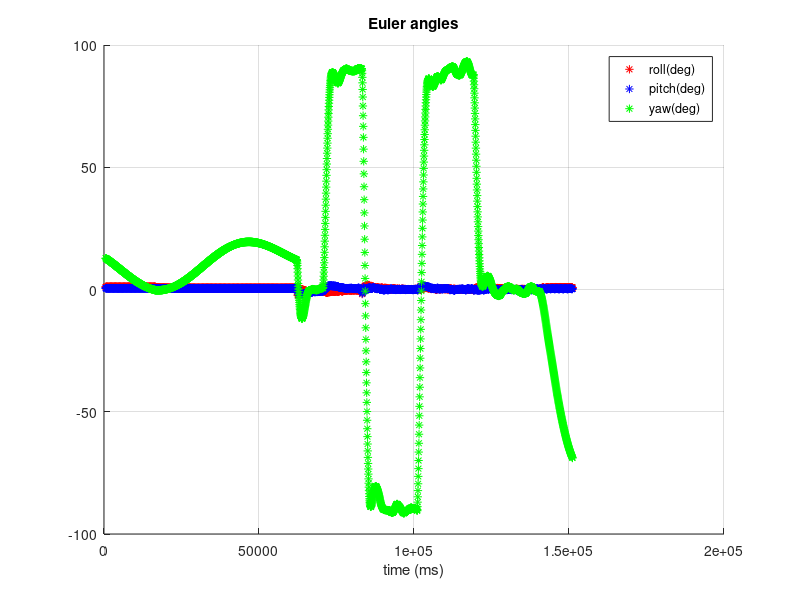
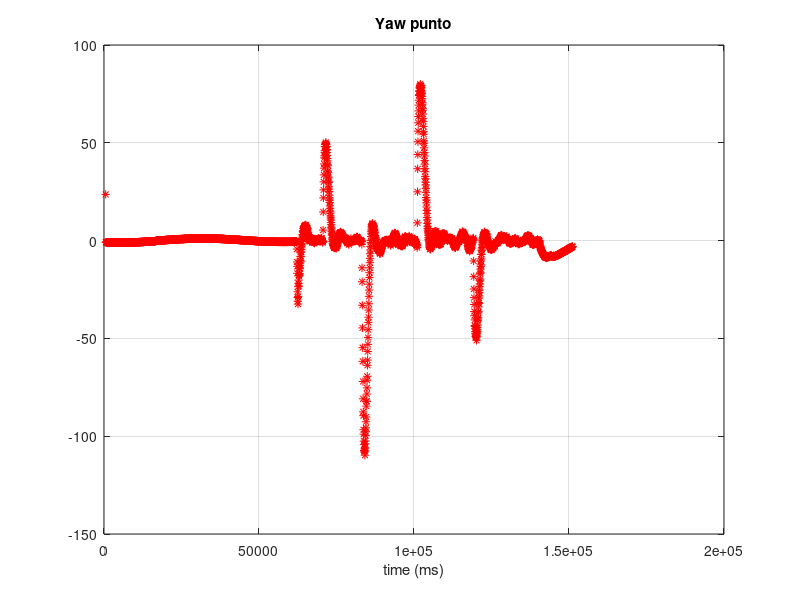
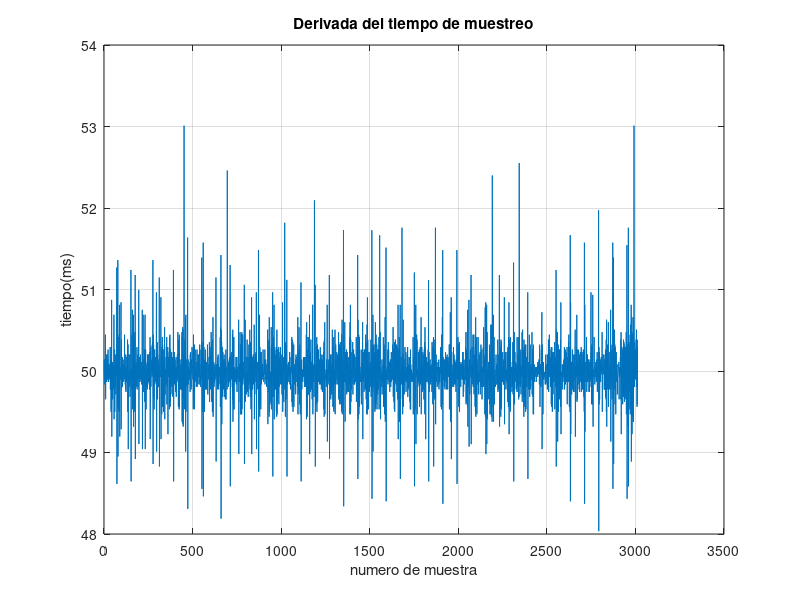
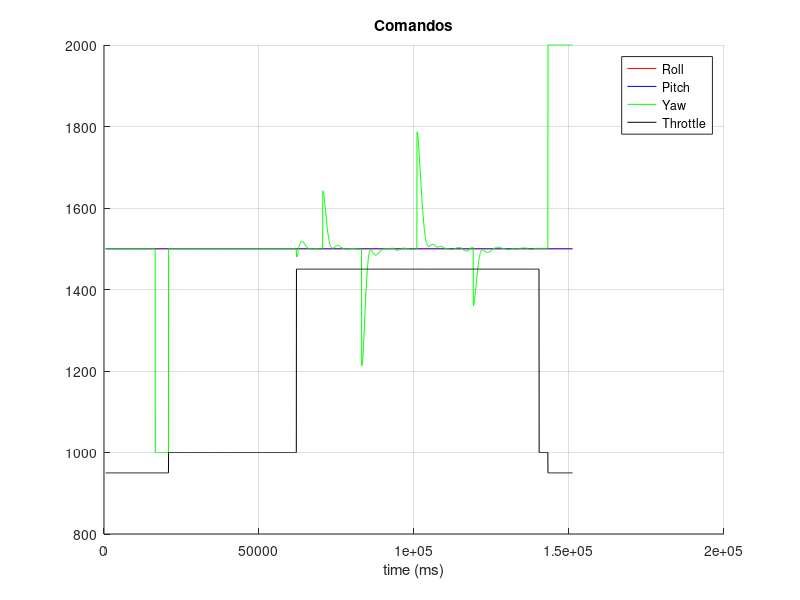

The MATLAB script that drew these images, in order:
close all
clear all
clc

data = importdata('log_controlPD_4.txt',' ');

t = data(:,1)*1000 + data(:,2)/1000; %timepo en milisegundos

t2 = data(:,11)*1000 + data(:,12)/1000; %timepo en milisegundos

figure
hold on
plot(t,data(:,3),'*r')
plot(t,data(:,4),'*b')
plot(t,data(:,5),'*g')
title('Euler angles')
xlabel('time (ms)')
legend('roll(deg)','pitch(deg)','yaw(deg)')
grid on
hold off

figure
plot(t,data(:,6),'*r')
title('Yaw punto')
xlabel('time (ms)')
grid on

figure
plot(diff(t))
title('Derivada del tiempo de muestreo')
xlabel('numero de muestra')
ylabel('tiempo(ms)')
grid on


figure
hold on
plot(t,data(:,7),'-r')
plot(t,data(:,8),'-b')
plot(t,data(:,9),'-g')
plot(t,data(:,10),'-k')
title('Comandos')
xlabel('time (ms)')
legend('Roll','Pitch','Yaw','Throttle')
grid on
hold off

figure
plot(diff(t2))
title('Derivada del tiempo de loop')
xlabel('numero de muestra')
ylabel('tiempo(ms)')
grid on

figure
plot(t-t2)
title('Diferencia entre tiempo de loop y tiempo de muestreo')
xlabel('numero de muestra')
ylabel('tiempo(ms)')
grid on

figure
plot(diff(t)-diff(t2))
title('Diferencia entre derivadas de tiempo de loop y tiempo de muestreo')
xlabel('numero de muestra')
ylabel('tiempo(ms)')
grid on

